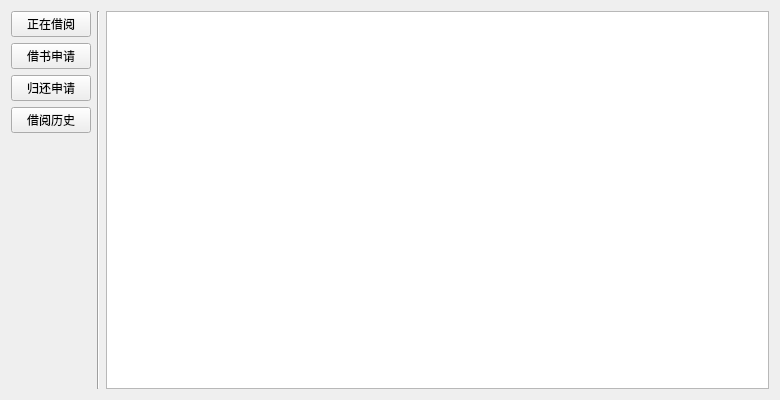
<?xml version="1.0" encoding="UTF-8"?>
<ui version="4.0">
 <class>UserPage</class>
 <widget class="QWidget" name="UserPage">
  <property name="geometry">
   <rect>
    <x>0</x>
    <y>0</y>
    <width>780</width>
    <height>400</height>
   </rect>
  </property>
  <property name="minimumSize">
   <size>
    <width>780</width>
    <height>400</height>
   </size>
  </property>
  <property name="windowTitle">
   <string>Form</string>
  </property>
  <layout class="QHBoxLayout" name="horizontalLayout">
   <item>
    <layout class="QVBoxLayout" name="verticalLayout">
     <item>
      <widget class="QPushButton" name="readingnow">
       <property name="text">
        <string>正在借阅</string>
       </property>
      </widget>
     </item>
     <item>
      <widget class="QPushButton" name="borrowwaitting">
       <property name="text">
        <string>借书申请</string>
       </property>
      </widget>
     </item>
     <item>
      <widget class="QPushButton" name="returnwaitting">
       <property name="text">
        <string>归还申请</string>
       </property>
      </widget>
     </item>
     <item>
      <widget class="QPushButton" name="allhistory">
       <property name="text">
        <string>借阅历史</string>
       </property>
      </widget>
     </item>
     <item>
      <spacer name="verticalSpacer">
       <property name="orientation">
        <enum>Qt::Vertical</enum>
       </property>
       <property name="sizeHint" stdset="0">
        <size>
         <width>20</width>
         <height>40</height>
        </size>
       </property>
      </spacer>
     </item>
    </layout>
   </item>
   <item>
    <widget class="Line" name="line">
     <property name="orientation">
      <enum>Qt::Vertical</enum>
     </property>
    </widget>
   </item>
   <item>
    <widget class="QTableView" name="tableView"/>
   </item>
  </layout>
 </widget>
 <resources/>
 <connections/>
</ui>
